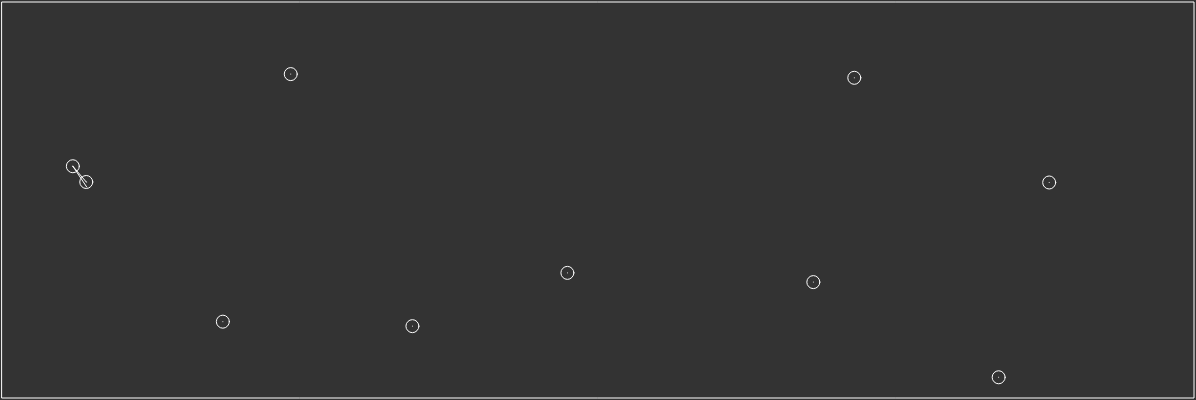
Frame 1 (no input)
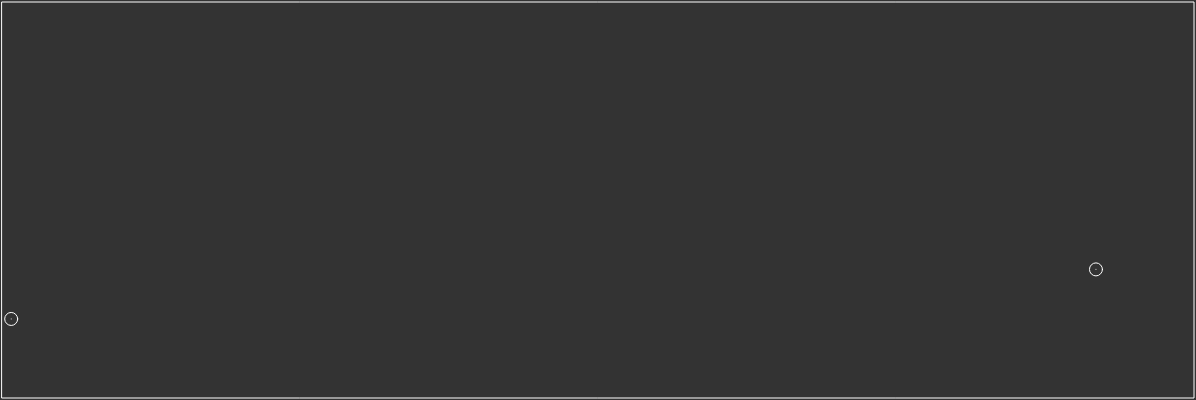
Frame 60 (no input)
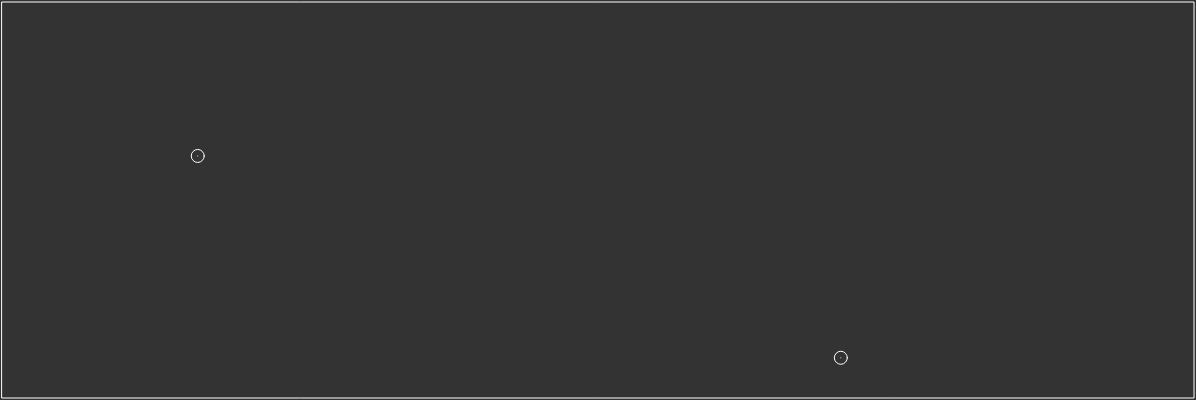
Frame 120 (the mouse pressed at the canvas centre since frame 60)

The p5.js sketch that drew these frames (run headless with seeded random() and noise() and a simulated clock; from frame 60 on, the mouse is pressed at the canvas centre):

// p5.js sketch
// ── sketch.js
const particles = [],
  NUM_PARTICLES = 10;

let slider_particleCount, lineLengthSlider,
  spring = 0.05,
  ctx;

function setup() {
  ctx = createCanvas(window.innerWidth - 4, 400);
  ctx.mouseClicked(_ => {
    particles.forEach(particle => {
      particle.vel.x = random(TWO_PI);
      particle.vel.y = random(TWO_PI);
    });
  });

  background(100);
  ellipseMode(CENTER);

  //creates a slider to adjust the amount of particles
  slider_particleCount = createSlider(2, 50, 0);
  slider_particleCount.position(10, height * 1.2);
  slider_particleCount.style('width', '100px');

  //creates a <p> tag
  let elt_particleCount = createP('count');
  //references the <p> tags class in order to style it
  elt_particleCount.class('elt_particleCount');
  elt_particleCount.position(10, height * 1.06);

  //creates a slider to adjust the min distance need to form a connection
  lineLengthSlider = createSlider(33, 300, 0);
  lineLengthSlider.position(300, height * 1.2);
  lineLengthSlider.style('width', '100px');
  //creates a <p> tag
  let elt_lineLen = createP('distance');
  //references the <p> tags class in order to style it
  elt_lineLen.class('elt_lineLen');
  elt_lineLen.position(300, height * 1.06);

  for (let i = 0; i < NUM_PARTICLES; i++) {
    particles[i] = new Particle(13);
  }
}

function draw() {
  background(51);
  noFill();
  stroke(255);
  rect(2, 2, width - 4, height - 4);

  for (let i = 0; i < particles.length; i++) {
    particles[i].render(lineLengthSlider.value());
  }

  if (particles.length < slider_particleCount.value()) {
    particles.push(new Particle(13));
  } else if (particles.length > slider_particleCount.value()) {
    particles.splice(0, 1);
  }
}
// ── Particle.js
class Particle {
  constructor(r) {
    this.pos = createVector(random(width), random(height));
    this.vel = p5.Vector.fromAngle(random(TWO_PI));
    this.acc = createVector();
    this.r = r;
    this.vel.setMag(5);
    this.switch = false;
    this.lineDist = 0;
    ellipseMode(CENTER);
  }

  connect(_len) {
    this.lineDist = _len;
    for (let i = 0; i < particles.length; i++) {
      let d = dist(this.pos.x, this.pos.y, particles[i].pos.x, particles[i].pos.y);
      if (d < this.lineDist) {
        if (this.switch == false) {
          this.switch = true;
        }
        stroke(255);
        line(this.pos.x, this.pos.y, particles[i].pos.x, particles[i].pos.y);
      } else {
        if (this.switch == true)
          this.switch = false;
      }
    }
    
    return this;
  }

  collision() {
    for (let i = 0; i < particles.length; i++) {
      let d = dist(this.pos.x, this.pos.y, particles[i].pos.x, particles[i].pos.y);
      if (d >= this.lineDist - 0.3 && d <= this.lineDist + 0.3) {
        this.vel.mult(-0.9);
      }
    }
    
    return this;
  }

  update() {
    this.vel.add(this.acc);
    this.pos.add(this.vel);
    
    return this;
  }

  edges() {
    if (this.pos.x <= 0 || this.pos.x >= width) {
      this.vel.x *= -1;
    }

    if (this.pos.y <= 0 || this.pos.y >= height) {
      this.vel.y *= -1;
    }
    
    return this;

  }

  display() {
    ellipse(this.pos.x, this.pos.y, this.r);
    
    return this;
  }

  render(_len) {
    return this.update().collision().edges().connect(_len).display();
  }
}
// ── style.css
html,
body {
	margin: 0;
	padding: 0;
}

.elt_particleCount {
	color: rgb(217, 217, 217);
}

.elt_lineLen {
	color: rgb(217, 217, 217);
}
